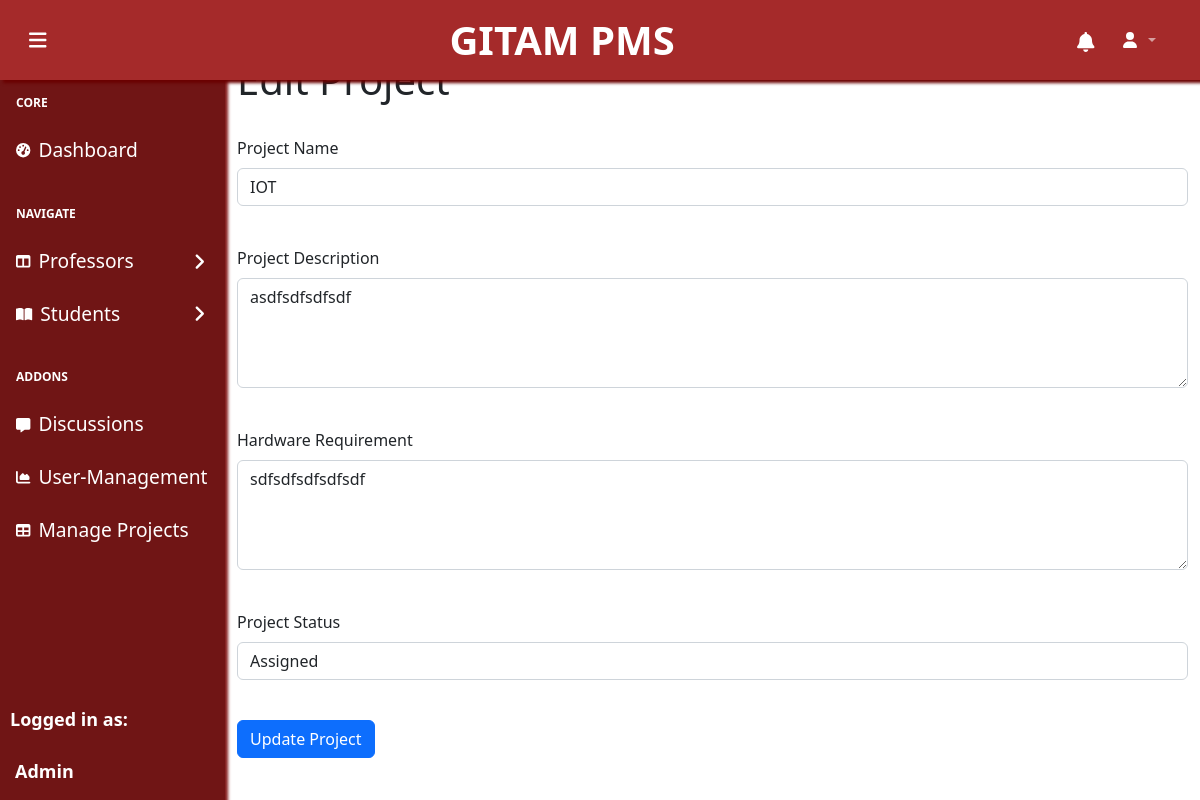
The app's page /Dashboard-Admin/includes/Edit_project.php?project_id=P2024 (signed in) with its own data.
### tables this page shows
CREATE TABLE `projects` (
  `project_id` varchar(255) NOT NULL,
  `project_name` varchar(255) NOT NULL,
  `project_description` text DEFAULT NULL,
  `hardware_requirement` text DEFAULT NULL,
  `project_status` varchar(2) DEFAULT NULL
);

### Dashboard-Admin/includes/Edit_Project.php (the view, shortened to what this page needs)
<head>
    <link href="https://cdn.jsdelivr.net/npm/simple-datatables@7.1.2/dist/style.min.css" rel="stylesheet" />
    <link href="../css/styles.css" rel="stylesheet" />
</head>
<?php
include('header.php');
include('../../dbcon.php');
if (isset($_GET['project_id'])) {
    $project_id = $_GET['project_id'];
    $sql = "SELECT * FROM projects WHERE project_id = ?";
    $stmt = mysqli_prepare($con, $sql);
    mysqli_stmt_bind_param($stmt, "s", $project_id);
    mysqli_stmt_execute($stmt);
    $result = mysqli_stmt_get_result($stmt);
    if (mysqli_num_rows($result) == 1) {
        $row = mysqli_fetch_assoc($result);
        $projectName = $row['project_name'];
        $projectDescription = $row['project_description'];
        $hardwareRequirement = $row['hardware_requirement'];
        $projectStatus = $row['project_status'];
    } else {
        echo "Project not found";
        exit();
    }
}
?>
<div class="container-fluid">
    <h1 id="create-project-heading">Edit Project</h1>
    <br>
    <form method="POST" action="process_edit_project.php">
        <div class="mb-3">
            <label for="projectName" class="form-label">Project Name</label>
            <input type="text" class="form-control" id="projectName" name="projectName" value="<?php echo $projectName; ?>" required>
        </div>
        <br>
        <div class="mb-3">
            <label for="projectDescription" class="form-label">Project Description</label>
            <textarea class="form-control" id="projectDescription" name="projectDescription" rows="4"><?php echo $projectDescription; ?></textarea>
        </div>
        <br>
        <div class="mb-3">
            <label for="hardwareRequirement" class="form-label">Hardware Requirement</label>
            <textarea class="form-control" id="hardwareRequirement" name="hardwareRequirement" rows="4"><?php echo $hardwareRequirement; ?></textarea>
        </div>
        <br>
        <div class="mb-3">
            <label for="projectStatus" class="form-label">Project Status</label>
            <select class="form-control" id="projectStatus" name="projectStatus">
                <option value="0" <?php if ($projectStatus == 0) echo "selected"; ?>>Assigned</option>
            </select>
        </div>
        <br>
        <button type="submit" class="btn btn-primary">Update Project</button>
    </form>
</div>
<?php include('scripts.php'); ?>

### records on screen
projects: projectName "IOT", projectDescription "asdfsdfsdfsdf", hardwareRequirement "sdfsdfsdfsdfsdf", projectStatus "Assigned"
